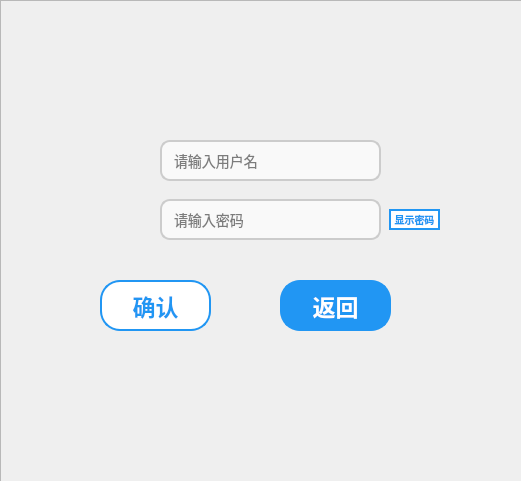
<?xml version="1.0" encoding="UTF-8"?>
<ui version="4.0">
 <class>Signup_window</class>
 <widget class="QWidget" name="Signup_window">
  <property name="geometry">
   <rect>
    <x>0</x>
    <y>0</y>
    <width>521</width>
    <height>481</height>
   </rect>
  </property>
  <property name="windowTitle">
   <string>Form</string>
  </property>
  <widget class="QFrame" name="frame">
   <property name="geometry">
    <rect>
     <x>0</x>
     <y>0</y>
     <width>531</width>
     <height>491</height>
    </rect>
   </property>
   <property name="styleSheet">
    <string notr="true">#frame{
border-image:url(:/images/signup.png);

}</string>
   </property>
   <property name="frameShape">
    <enum>QFrame::StyledPanel</enum>
   </property>
   <property name="frameShadow">
    <enum>QFrame::Raised</enum>
   </property>
   <widget class="QLineEdit" name="textInput1">
    <property name="geometry">
     <rect>
      <x>160</x>
      <y>140</y>
      <width>221</width>
      <height>41</height>
     </rect>
    </property>
    <property name="styleSheet">
     <string notr="true">
    QLineEdit {
        border: 2px solid #ccc;
        border-radius: 10px;
        padding: 5px 10px;
        background: #f9f9f9;
        font-size: 14px;
     	color:black
    }
    QLineEdit:focus {
        border-color: #4CAF50;
        background: white;
    }
    QLineEdit:disabled {
        background: #eee;
        color: #777;
    }</string>
    </property>
    <property name="placeholderText">
     <string>请输入用户名</string>
    </property>
   </widget>
   <widget class="QLineEdit" name="textInput2">
    <property name="geometry">
     <rect>
      <x>160</x>
      <y>199</y>
      <width>221</width>
      <height>41</height>
     </rect>
    </property>
    <property name="styleSheet">
     <string notr="true">
    QLineEdit {
        border: 2px solid #ccc;
        border-radius: 10px;
        padding: 5px 10px;
        background: #f9f9f9;
        font-size: 14px;
     	color:black
    }
    QLineEdit:focus {
        border-color: #4CAF50;
        background: white;
    }
    QLineEdit:disabled {
        background: #eee;
        color: #777;
    }</string>
    </property>
    <property name="text">
     <string/>
    </property>
    <property name="echoMode">
     <enum>QLineEdit::Password</enum>
    </property>
    <property name="placeholderText">
     <string>请输入密码</string>
    </property>
   </widget>
   <widget class="QPushButton" name="pushButton">
    <property name="geometry">
     <rect>
      <x>389</x>
      <y>209</y>
      <width>51</width>
      <height>21</height>
     </rect>
    </property>
    <property name="styleSheet">
     <string notr="true">  /* 默认状态：蓝框白底蓝字 */
    QPushButton {
        background-color: white;
        color: #2196F3;
        border: 2px solid #2196F3;
        border-radius: 20px;
        padding: 2px 2px;
        font-weight: bold;
		font-size:10px;
    }

    /* 悬停状态：蓝底白字 */
    QPushButton:hover {
        background-color: #2196F3;
        color: white;
    }

    /* 按下状态：深蓝底白字 */
    QPushButton:pressed {
        background-color: #1976D2;
        color: white;
    }</string>
    </property>
    <property name="text">
     <string>显示密码</string>
    </property>
   </widget>
   <widget class="QPushButton" name="button1">
    <property name="geometry">
     <rect>
      <x>100</x>
      <y>280</y>
      <width>111</width>
      <height>51</height>
     </rect>
    </property>
    <property name="styleSheet">
     <string notr="true">  /* 默认状态：蓝框白底蓝字 */
    QPushButton {
        background-color: white;
        color: #2196F3;
        border: 2px solid #2196F3;
        border-radius: 20px;
        padding: 2px 2px;
        font-weight: bold;
		font-size:23px;
    }

    /* 悬停状态：蓝底白字 */
    QPushButton:hover {
        background-color: #2196F3;
        color: white;
    }

    /* 按下状态：深蓝底白字 */
    QPushButton:pressed {
        background-color: #1976D2;
        color: white;
    }</string>
    </property>
    <property name="text">
     <string>确认</string>
    </property>
    <property name="iconSize">
     <size>
      <width>26</width>
      <height>16</height>
     </size>
    </property>
   </widget>
   <widget class="QPushButton" name="button2">
    <property name="geometry">
     <rect>
      <x>280</x>
      <y>280</y>
      <width>111</width>
      <height>51</height>
     </rect>
    </property>
    <property name="styleSheet">
     <string notr="true">  /* 默认状态：蓝框白底蓝字 */
    QPushButton {
        
background-color: #2196F3;
        color: white;
        border: 2px solid #2196F3;
        border-radius: 20px;
        padding: 8px 16px;
        font-weight: bold;
		font-size:23px;
    }

    /* 悬停状态：蓝底白字 */
    QPushButton:hover {
        background-color:rgb(21, 96, 153);
    }

    /* 按下状态：深蓝底白字 */
    QPushButton:pressed {
        background-color: #2196f3;
        color: white;
    }</string>
    </property>
    <property name="text">
     <string>返回</string>
    </property>
    <property name="iconSize">
     <size>
      <width>26</width>
      <height>16</height>
     </size>
    </property>
   </widget>
  </widget>
 </widget>
 <resources/>
 <connections/>
</ui>
